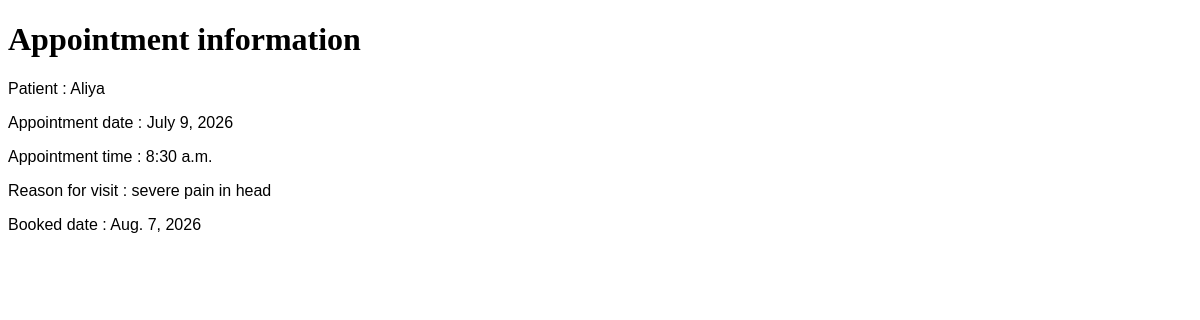
Screenshot of /showappointinfo/ (signed in) with the database file from the repository.
### Hospital_app/models.py (models this page shows)
class appointments(models.Model):
    patient=models.CharField(max_length=200)
    doctor=models.CharField(max_length=200)
    appointment_date=models.DateField()
    appointment_time=models.TimeField()
    reason_for_visit=models.CharField(max_length=300)
    booked_date=models.DateField(null=True,blank=True)
    def __str__(self):
        return self.patient

### Hospital_app/views.py (the view)
# urls.py: path('showappointinfo/',showappointinfo,name="showappointinfo"),
def showappointinfo(request):
     id=request.session.get("app_id")
     appoInfo=appointments.objects.filter(id=id)
     return render(request,"showAppointInfo.html",{"app_info":appoInfo})

### templates/showAppointInfo.html (shortened to what this page needs)
<!DOCTYPE html>
<html lang="en">
<head>
    {% load static %}
    <link rel="stylesheet" href="{% static 'style.CSS' %}">
</head>
<body>
    <h1>Appointment information</h1>
    {% for a in app_info %}
        <p>Patient : {{a}}</p>
        <p>Appointment date : {{a.appointment_date}}</p>
        <p>Appointment time : {{a.appointment_time}}</p>
        <p>Reason for visit : {{a.reason_for_visit}}</p>
        <p>Booked date : {{a.booked_date}}</p>
    {% endfor %}
</body>
</html>

### rows the page displays
appointments: patient "Aliya", appointment_date "July 9, 2026", appointment_time "8:30 a.m.", reason_for_visit "severe pain in head", booked_date "Aug. 7, 2026"
